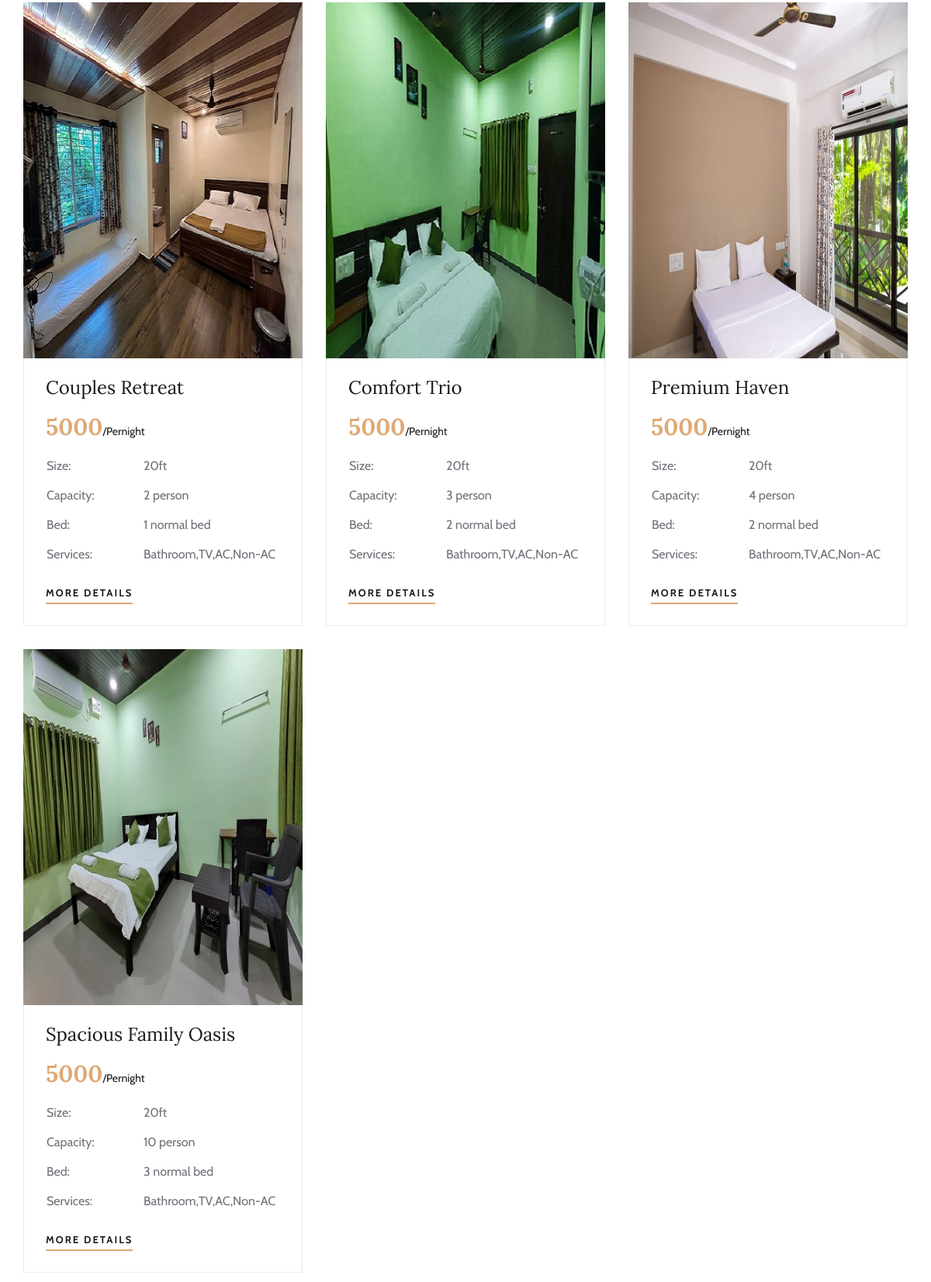
Before: /rooms.php (middle part) with the older database file.
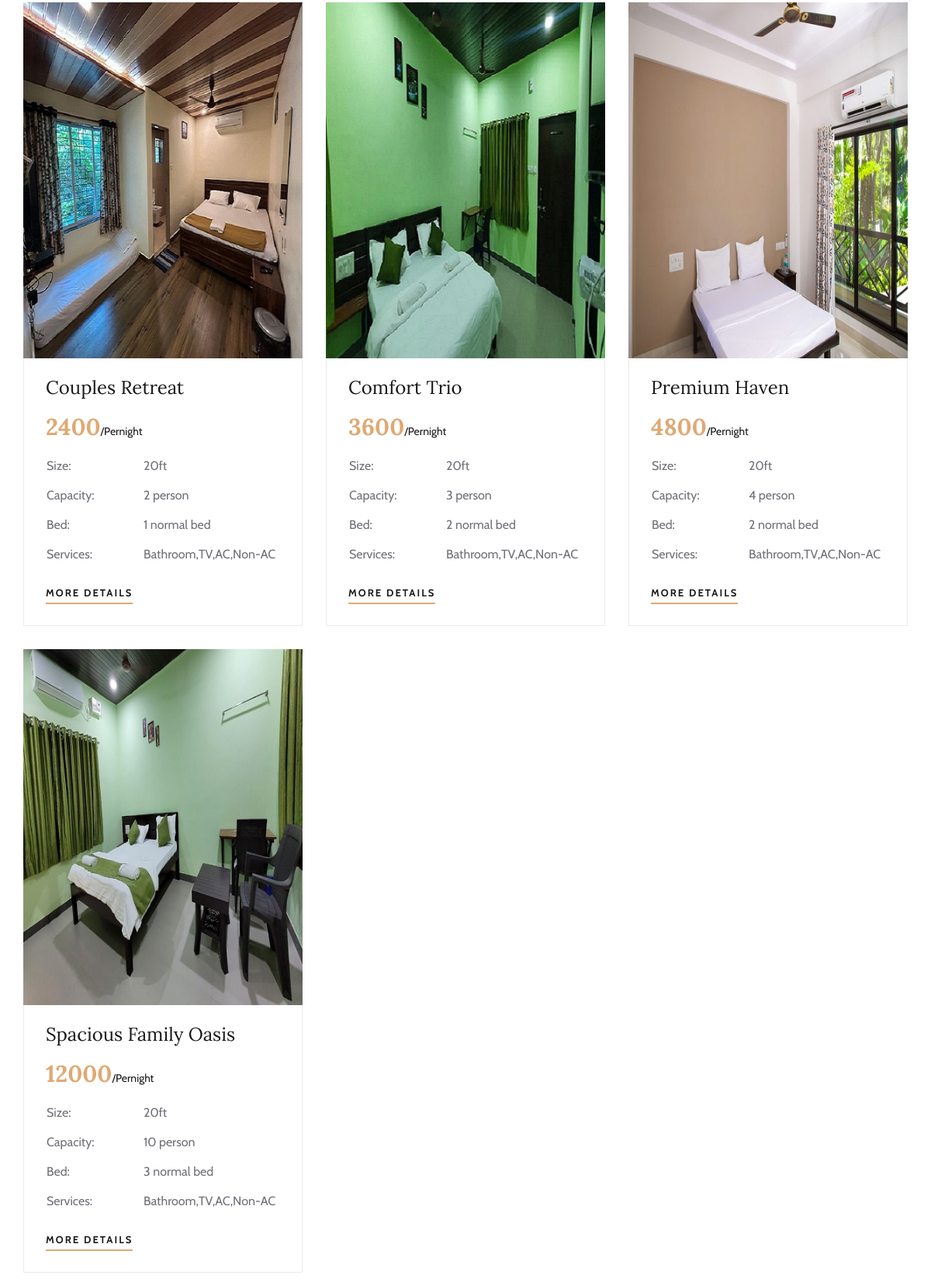
After: the same page with the newer database file.
### tables this page shows
CREATE TABLE `rooms` (
  `id` int(11) NOT NULL,
  `head` varchar(100) NOT NULL,
  `fee` varchar(100) NOT NULL,
  `size` varchar(100) NOT NULL,
  `capacity` varchar(100) NOT NULL,
  `bed` varchar(100) NOT NULL,
  `services` varchar(100) NOT NULL,
  `img` varchar(50) NOT NULL,
  `room_detail_img` varchar(50) NOT NULL,
  `details` varchar(1000) NOT NULL,
  `hotel_id` int(11) NOT NULL
);

### rooms.php (the view, shortened to what this page needs)
<?php
include('admin/dbconnection.php');
?>
<!DOCTYPE html>
<html lang="zxx">
<head>
    <link rel="stylesheet" href="css/bootstrap.min.css" type="text/css">
    <link rel="stylesheet" href="css/font-awesome.min.css" type="text/css">
    <link rel="stylesheet" href="css/elegant-icons.css" type="text/css">
    <link rel="stylesheet" href="css/flaticon.css" type="text/css">
    <link rel="stylesheet" href="css/owl.carousel.min.css" type="text/css">
    <link rel="stylesheet" href="css/nice-select.css" type="text/css">
    <link rel="stylesheet" href="css/jquery-ui.min.css" type="text/css">
    <link rel="stylesheet" href="css/magnific-popup.css" type="text/css">
    <link rel="stylesheet" href="css/slicknav.min.css" type="text/css">
    <link rel="stylesheet" href="css/style.css" type="text/css">
</head>
<body>
    <?php
            $query = "SELECT * FROM rooms";
            $query_run = mysqli_query($con, $query);
            if (mysqli_num_rows($query_run) >0){ ?>
    <section class="rooms-section spad">
        <div class="container">
            <div class="row">
            <?php
            foreach ($query_run as $row){
            ?>
                <div class="col-lg-4 col-md-6">
                    <div class="room-item">
                        <img src="<?php echo $row['img'];?>" alt="">
                        <div class="ri-text">
                            <h4><?php echo $row['head'];?></h4>
                            <h3><?php echo $row['fee'];?><span>/Pernight</span></h3>
                            <table>
                                <tbody>
                                    <tr>
                                        <td class="r-o">Size:</td>
                                        <td><?php echo $row['size'];?></td>
                                    </tr>
                                    <tr>
                                        <td class="r-o">Capacity:</td>
                                        <td><?php echo $row['capacity'];?></td>
                                    </tr>
                                    <tr>
                                        <td class="r-o">Bed:</td>
                                        <td><?php echo $row['bed'];?></td>
                                    </tr>
                                    <tr>
                                        <td class="r-o">Services:</td>
                                        <td><?php echo $row['services'];?></td>
                                    </tr>
                                </tbody>
                            </table>
                            <a href="rooms-details.php?id=<?php echo htmlentities ($row['id']);?>"  class="primary-btn">More Details</a>
                        </div>
                    </div>
                </div>
                <?php }?>
                </div>
            </div>
    </section>
    <?php
    }
    else
    {
        echo "No Records Found";
    }
    ?>
</body>
</html>

Changed rows visible on the page:
changed rooms "Couples Retreat": fee "5000" → "2400"
changed rooms "Comfort Trio": fee "5000" → "3600"
changed rooms "Premium Haven": fee "5000" → "4800"
changed rooms "Spacious Family Oasis": fee "5000" → "12000"
